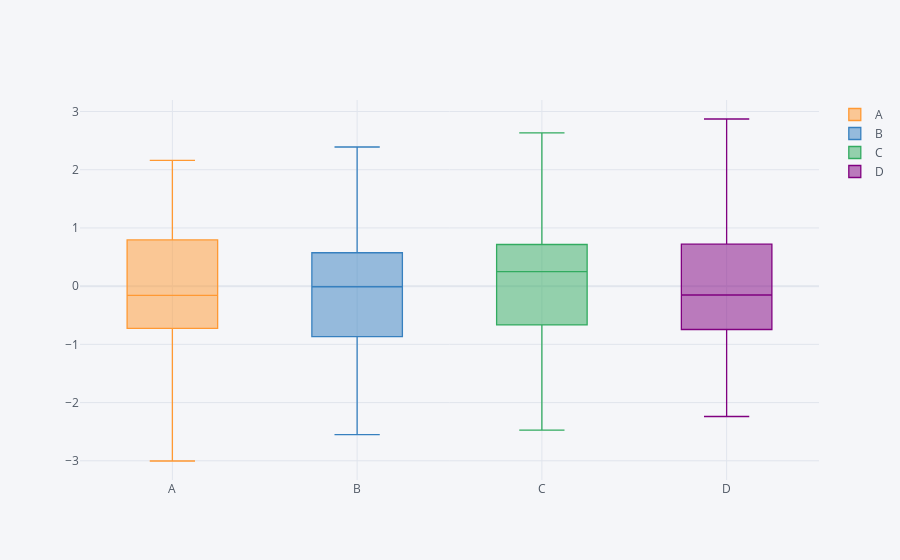

Notebook source saved alongside this figure:
### Code cell
#you can chick just the boxes that you want on rhs
df.iplot(kind='box')
